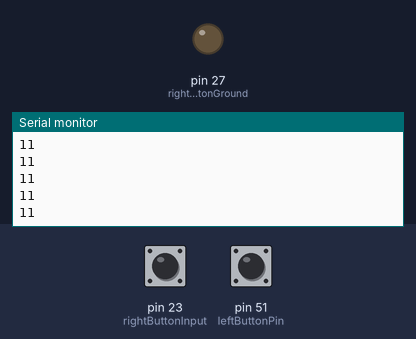
A sketch run on a simulated Arduino Mega 2560, built with avr-gcc and run on an emulated ATmega2560. On the bench: output pins drawn as LEDs (lit = HIGH), the last lines printed to the serial monitor. Inputs (shaded band) come from the test bench; at power-on: pin 23 (rightButtonInput) HIGH, pin 51 (leftButtonPin) HIGH.

Above: at 1.2 s.
1.3 s: pin 23 (rightButtonInput) pulled LOW for 0.15 s
At 1.31 s:
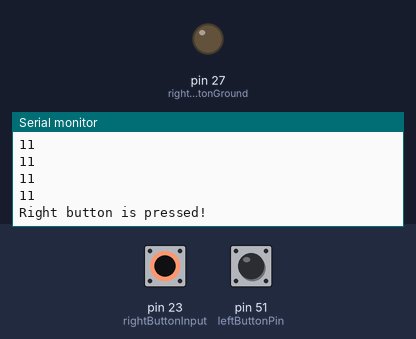
2.9 s: pin 51 (leftButtonPin) pulled LOW for 0.15 s
At 2.91 s:
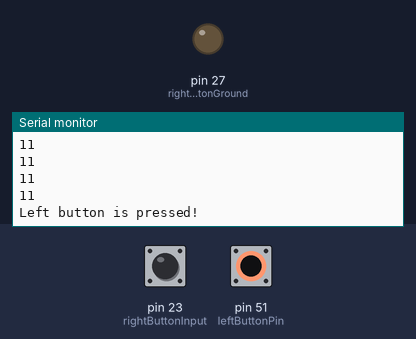
Timing chart, 0 to 5.9 s (numbered marks = the images above; inputs shaded):
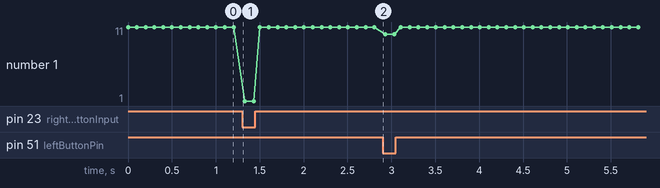

The sketch:

Button.ino
```cpp
// BUTTONS!
// This program checks if you are pressing buttons and tells the computer.

// We give names to the pins so we know which button is which.
int leftButtonPin = 51;

// The right button is special! It connects two number pins together.
// We will use one pin as the "Input" (to listen) and one as "Ground" (power drain).
int rightButtonInput = 23;
int rightButtonGround = 27;

void setup() {
  // Start the Serial Monitor.
  // This opens a phone line so the Arduino can talk to the computer.
  // 9600 is the speed they talk at.
  Serial.begin(9600);

  // --- LEFT BUTTON SETUP ---
  // INPUT_PULLUP is a cool trick!
  // Normally, a pin floats like a feather in the wind.
  // PULLUP turns on a tiny internal magnet (resistor) that holds the pin HIGH (5V).
  // When you press the button, it connects to Ground and gets pulled LOW.
  pinMode(leftButtonPin, INPUT_PULLUP);

  // --- RIGHT BUTTON SETUP ---
  // We need to make Pin 29 act like a Ground pin (0 Volts).
  pinMode(rightButtonGround, OUTPUT);
  digitalWrite(rightButtonGround, LOW); // LOW means 0V (Ground)

  // Now we set up the input pin just like the left button.
  pinMode(rightButtonInput, INPUT_PULLUP);
}

void loop() {
  // Check the Left Button
  // Remember: Because we use INPUT_PULLUP, LOW means the button is PRESSED!
  // (Think of it like pulling a balloon down to the ground).
  if (digitalRead(leftButtonPin) == LOW) {
    Serial.println("Left button is pressed!");
  }

  // Check the Right Button
  // This works the same way. If Pin 23 touches Pin 29 (which is LOW),
  // then Pin 23 becomes LOW.
  if (digitalRead(rightButtonInput) == LOW) {
    Serial.println("Right button is pressed!");
  }

  // For debugging: print the button states
  Serial.print(digitalRead(rightButtonInput));Serial.println(digitalRead(leftButtonPin));
  // Wait for 100 milliseconds (1/10th of a second).
  // This stops the Arduino from screaming "PRESSED!" too fast for us to read.
  delay(100);
}
```

Measured:
- after the input at 1.3 s, the serial monitor: prints a new line at once (image 1)
- after the input at 2.9 s, the serial monitor: prints a new line at once (image 2)
